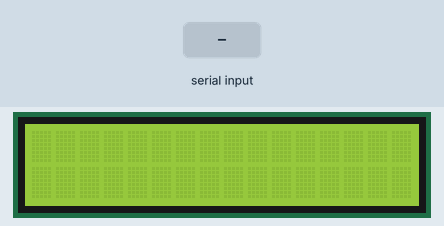
Simulated run of this sketch. Board: Arduino Uno, built with avr-gcc and run on an emulated ATmega328P. Parts: 16×2 character LCD. The test bench sets the inputs (shaded band).

Above: at 1.2 s.
1.3 s: "1" received over the second serial link
At 3.3 s:
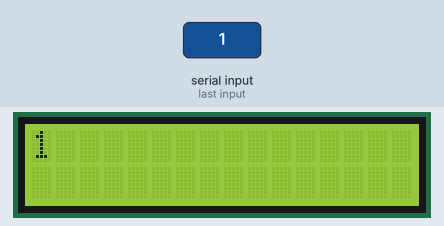
3.8 s: "0" received over the second serial link
At 5.2 s:
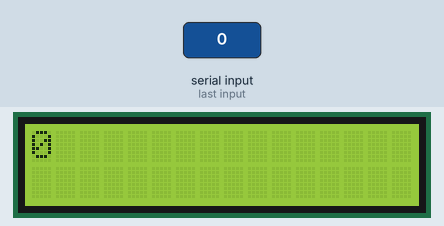
6.3 s: "2" received over the second serial link
At 8.3 s:
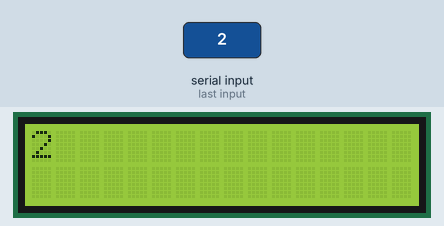
Timing chart, 0 to 9.8 s (numbered marks = the images above; inputs shaded):
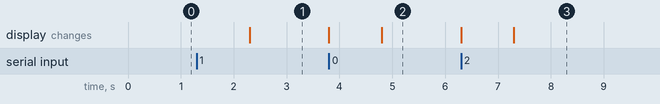

The sketch:

LCD_Bluetoothproj3.ino
```cpp
#include<SoftwareSerial.h>
#include<LiquidCrystal.h>
LiquidCrystal lcd(12,11,5,4,3,2);
SoftwareSerial s1(9,10);

void setup()
{
  lcd.begin(16,2);
  lcd.clear();
  Serial.begin(9600);
  s1.begin(9600);
}

void loop()
{
   if(s1.available())
  {
    String operator1=s1.readString();
    lcd.print(operator1);
    while(!s1.available())
    {
    }
    lcd.clear();
  }
}
```

Measured:
- after the input at 1.3 s, the display: changes after 1.0 s (image 1)
- after the input at 3.8 s, the display: first changes at once (image 2 shows a later state)
- after the input at 6.3 s, the display: first changes at once (image 3 shows a later state)
